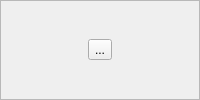
<?xml version="1.0" encoding="UTF-8"?>
<ui version="4.0">
 <class>Frame</class>
 <widget class="QFrame" name="Frame">
  <property name="sizePolicy">
   <sizepolicy hsizetype="Preferred" vsizetype="Preferred">
    <horstretch>0</horstretch>
    <verstretch>0</verstretch>
   </sizepolicy>
  </property>
  <property name="windowTitle">
   <string>Frame</string>
  </property>
  <property name="frameShape">
   <enum>QFrame::StyledPanel</enum>
  </property>
  <layout class="QHBoxLayout" name="horizontalLayout">
   <property name="leftMargin">
    <number>0</number>
   </property>
   <property name="topMargin">
    <number>0</number>
   </property>
   <property name="rightMargin">
    <number>0</number>
   </property>
   <property name="bottomMargin">
    <number>0</number>
   </property>
   <item>
    <widget class="QToolButton" name="toolButton">
     <property name="text">
      <string>...</string>
     </property>
     <property name="icon">
      <iconset resource="../../../resource/icons/icons.qrc">
       <normaloff>:/icons/beamshutter_closed.svg</normaloff>:/icons/beamshutter_closed.svg</iconset>
     </property>
     <property name="iconSize">
      <size>
       <width>64</width>
       <height>64</height>
      </size>
     </property>
     <property name="checkable">
      <bool>true</bool>
     </property>
    </widget>
   </item>
  </layout>
 </widget>
 <resources>
  <include location="../../../resource/icons/icons.qrc"/>
 </resources>
 <connections/>
</ui>
